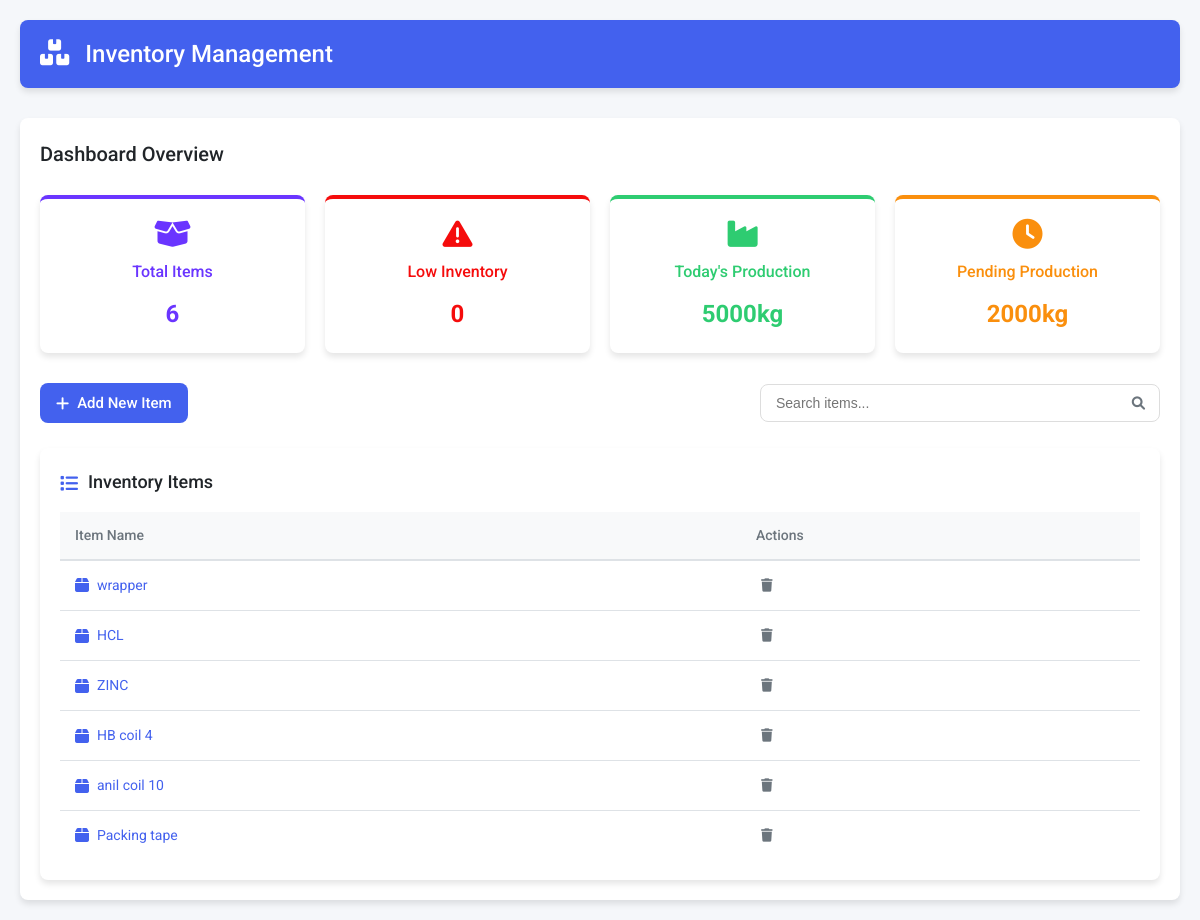
Before: / with the older database file.
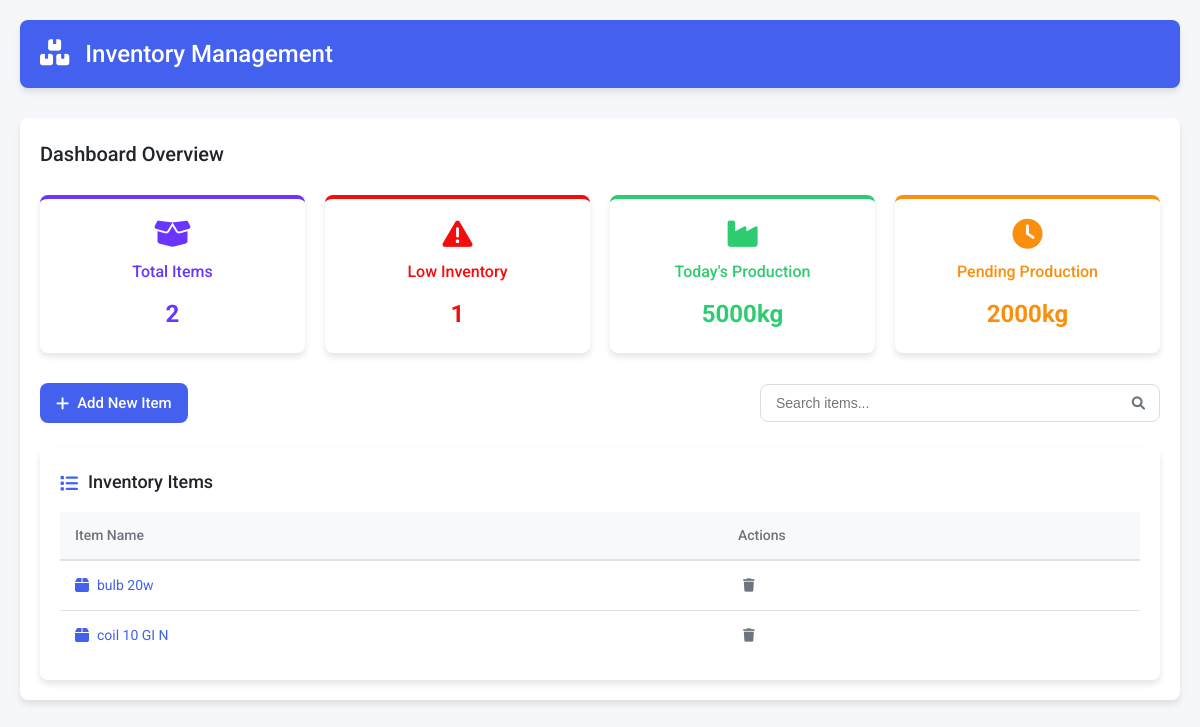
After: the same page with the newer database file.
### tables this page shows
CREATE TABLE items
                     (id INTEGER PRIMARY KEY AUTOINCREMENT,
                      name TEXT UNIQUE,
                      item_type TEXT,
                      item_unit TEXT,
                      minimum_inventory REAL,
                      current_inventory REAL check(current_inventory >= 0) default 0,
                      init_inventory_pm REAL,
                      updated_at TIMESTAMP DEFAULT CURRENT_TIMESTAMP,
                      has_rolls INTEGER BOOLEAN DEFAULT 0,
                      custom_fields TEXT);

### app.py (the view)
@app.route('/')
def index():
    conn = get_db_connection()
    c = conn.cursor()
    search_term = request.args.get('search', '').lower()
    query = 'SELECT id, name, minimum_inventory, current_inventory FROM items'
    if search_term:
        query += ' WHERE LOWER(name) LIKE ?'
        c.execute(query, (f'%{search_term}%',))
    else:
        c.execute(query)
    items = c.fetchall()
    c.execute('SELECT COUNT(*) FROM items WHERE minimum_inventory >= current_inventory')
    no_of_low_inv_item = c.fetchone()
    c.execute('SELECT COUNT(id) FROM ITEMS ')
    no_of_items = c.fetchone()
    conn.close()
    return render_template('index.html', items=items , no_of_low_inv_item = no_of_low_inv_item, search_term=search_term , no_of_items = no_of_items)

### app.py (called while the page is built)
@app.context_processor
def inject_datetime():
    return {'datetime': datetime}

def get_db_connection():
    conn = sqlite3.connect(DATABASE)
    conn.execute("PRAGMA foreign_keys = ON")
    return conn

### templates/index.html (shortened to what this page needs)
{% extends "base.html" %}
{% block content %}
    <div class="dashboard-container">
        <div class="dashboard-header">
            <h2>Dashboard Overview</h2>
        </div>
        <div class="stats-grid">
            <div class="stat-card purple">
                <i class="fas fa-box-open"></i>
                <h3>Total Items</h3>
                <p>{{no_of_items[0]}}</p>
            </div>
            <div class="stat-card red">
                <i class="fas fa-exclamation-triangle"></i>
                <h3>Low Inventory</h3>
                <p><a href="{{ url_for('low_inventory_list') }}">{{no_of_low_inv_item[0]}}</a></p>
            </div>
            <div class="stat-card green">
                <i class="fas fa-industry"></i>
                <h3>Today's Production</h3>
                <p>5000kg</p>
            </div>
            <div class="stat-card orange">
                <i class="fas fa-clock"></i>
                <h3>Pending Production</h3>
                <p>2000kg</p>
            </div>
        </div>
        <div class="action-bar">
            <a href="{{ url_for('add_item') }}" class="btn btn-primary">
                <i class="fas fa-plus"></i> Add New Item
            </a>
            <form method="GET" action="{{ url_for('index') }}" class="search-form">
                <div class="search-box">
                    <input type="text" name="search" id="searchInput"
                           placeholder="Search items..."
                           value="{{ search_term }}">
                    <button type="submit" class="search-btn">
                        <i class="fas fa-search"></i>
                    </button>
                </div>
            </form>
        </div>
        <div class="inventory-table-container">
            <h2><i class="fas fa-list"></i> Inventory Items</h2>
            {% if items %}
            <table class="inventory-table">
                <thead>
                    <tr>
                        <th>Item Name</th>
                        <th>Actions</th>
                    </tr>
                </thead>
                <tbody>
                    {% for item in items %}
                    <tr>
                        <td>
                            <a href="{{ url_for('item_form', item_id=item[0]) }}" class="item-link">
                                <i class="fas fa-box"></i> {{ item[1] }}
                            </a>
                        </td>
                        <td class="actions">
                            <form method="POST" action="{{ url_for('delete_item', item_id=item[0]) }}"
                                  onsubmit="return confirm('Are you sure you want to delete this item?');">
                                <button type="submit" class="btn-icon danger" title="Delete">
                                    <i class="fas fa-trash"></i>
                                </button>
                            </form>
                        </td>
                    </tr>
                    {% endfor %}
                </tbody>
            </table>
            {% else %}
            <div class="empty-state">
                <i class="fas fa-box-open"></i>
                <h3>No inventory items</h3>
                <p>Add your first item to get started</p>
            </div>
            {% endif %}
        </div>
    </div>
{% endblock %}

### templates/base.html (shortened to what this page needs)
<!DOCTYPE html>
<html lang="en">
<head>
    <link rel="stylesheet" href="{{ url_for('static', filename='styles.css') }}">
    <link rel="stylesheet" href="https://cdnjs.cloudflare.com/ajax/libs/font-awesome/6.0.0/css/all.min.css">
</head>
<body>
    <div class="container">
        <header class="app-header">
            <h1><i class="fas fa-boxes"></i> Inventory Management</h1>
        </header>
        {% block content %}{% endblock %}
    </div>
</body>
</html>

### static/styles.css (style rules this page uses)
:root { --primary-color: #4361ee; --secondary-color: #3f37c9; --success-color: #4cc9f0; --danger-color: #f50c0c; --warning-color: #fa8f0d; --info-color: #4895ef; --light-color: #f8f9fa; --dark-color: #212529; --gray-color: #6c757d; --white: #ffffff; --border-radius: 8px; --box-shadow: 0 4px 6px rgba(0, 0, 0, 0.1); --transition: all 0.3s ease; }
* { margin: 0; padding: 0; box-sizing: border-box; }
body { font-family: 'Roboto', sans-serif; line-height: 1.6; color: var(--dark-color); background-color: #f5f7fa; }
.container { max-width: 1200px; margin: 0 auto; padding: 20px; }
.app-header { background-color: var(--primary-color); color: var(--white); padding: 15px 20px; border-radius: var(--border-radius); margin-bottom: 30px; display: flex; align-items: center; box-shadow: var(--box-shadow); }
.app-header h1 { font-size: 24px; font-weight: 500; }
.app-header i { margin-right: 10px; font-size: 26px; }
.btn { display: inline-flex; align-items: center; justify-content: center; padding: 8px 16px; border-radius: var(--border-radius); font-size: 15px; font-weight: 500; cursor: pointer; transition: var(--transition); text-decoration: none; border: none; }
.btn i { margin-right: 8px; }
.btn-primary { background-color: var(--primary-color); color: var(--white); }
.btn-icon { background: none; border: none; color: var(--gray-color); padding: 5px; cursor: pointer; transition: var(--transition); }
.dashboard-container { background-color: var(--white); border-radius: var(--border-radius); padding: 20px; box-shadow: var(--box-shadow); }
.dashboard-header { margin-bottom: 25px; }
.dashboard-header h2 { font-size: 20px; color: var(--dark-color); font-weight: 500; }
.stats-grid { display: grid; grid-template-columns: repeat(auto-fit, minmax(200px, 1fr)); gap: 20px; margin-bottom: 30px; }
.stat-card { background-color: var(--white); border-radius: var(--border-radius); padding: 20px; text-align: center; box-shadow: var(--box-shadow); transition: var(--transition); border-top: 4px solid; }
.stat-card i { font-size: 30px; margin-bottom: 10px; }
.stat-card h3 { font-size: 16px; margin-bottom: 10px; font-weight: 500; }
.stat-card p { font-size: 24px; font-weight: 700; }
.stat-card a { color: inherit; text-decoration: none; }
.stat-card.purple { border-color: #6a35ff; color: #6a35ff; }
.stat-card.red { border-color: var(--danger-color); color: var(--danger-color); }
.stat-card.green { border-color: #2ecc71; color: #2ecc71; }
.stat-card.orange { border-color: var(--warning-color); color: var(--warning-color); }
.action-bar { display: flex; justify-content: space-between; align-items: center; margin-bottom: 25px; flex-wrap: wrap; gap: 15px; }
.search-form { flex: 1; min-width: 250px; max-width: 400px; }
.search-box { position: relative; display: flex; align-items: center; }
.search-box input { width: 100%; padding: 10px 15px; border: 1px solid #ddd; border-radius: var(--border-radius); font-size: 14px; transition: var(--transition); }
.search-btn { position: absolute; right: 0; background: none; border: none; color: var(--gray-color); padding: 10px 15px; cursor: pointer; }
.inventory-table-container { background-color: var(--white); border-radius: var(--border-radius); padding: 20px; box-shadow: var(--box-shadow); margin-top: 20px; }
.inventory-table-container h2 { font-size: 18px; margin-bottom: 15px; font-weight: 500; display: flex; align-items: center; }
.inventory-table-container h2 i { margin-right: 10px; color: var(--primary-color); }
.inventory-table { width: 100%; border-collapse: collapse; font-size: 14px; }
.inventory-table th { background-color: #f8f9fa; padding: 12px 15px; text-align: left; font-weight: 500; color: var(--gray-color); border-bottom: 2px solid #dee2e6; }
.inventory-table td { padding: 12px 15px; border-bottom: 1px solid #dee2e6; vertical-align: middle; }
.inventory-table tr:last-child td { border-bottom: none; }
.item-link { color: var(--primary-color); text-decoration: none; display: flex; align-items: center; transition: var(--transition); }
.item-link i { margin-right: 8px; font-size: 16px; }
.actions { display: flex; gap: 10px; }

Changed rows visible on the page:
removed items: name "wrapper"
removed items: name "HCL"
removed items: name "ZINC"
removed items: name "HB coil 4"
removed items: name "anil coil 10"
removed items: name "Packing tape"
added items: name "bulb 20w"
added items: name "coil 10 GI N"
Other visible differences:
{{ no_of_items[0] }}: "6" → "2"
{{ no_of_low_inv_item[0] }}: "0" → "1"
